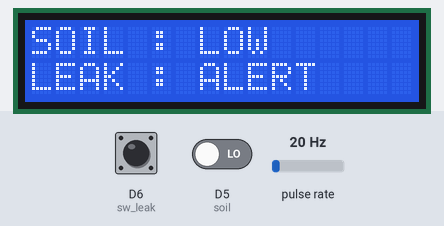
A sketch run on a simulated ESP8266 (NodeMCU). Parts: 16×2 character LCD. Wiring (inferred from the names in the program): pulse sensor: data D4. The inputs (shaded band) are chosen by the test bench; at power-on: D6 (sw_leak) LOW, D5 (soil) LOW, pulse rate 20 Hz. WiFi joins after 1.5 s; servers stay silent unless stated; what the sketch prints to the serial monitor is not drawn.

Above: at 3.0 s.
3.1 s: D6 (sw_leak) pulled HIGH for 3.2 s
At 7.4 s:
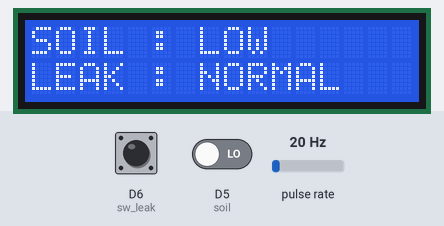
15.5 s: D5 (soil) driven HIGH
At 19.7 s:
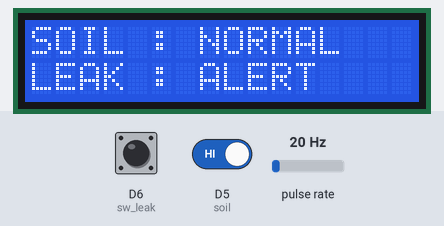
24.7 s: D6 (sw_leak) pulled HIGH for 3.2 s
At 27.2 s:
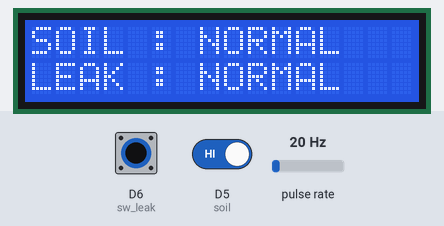
30.3 s: pulse rate (sensor on D4) set to 4 Hz
At 33.5 s:
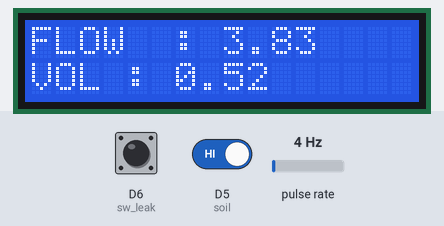
36.6 s: pulse rate (sensor on D4) set to 50 Hz
At 42.1 s:
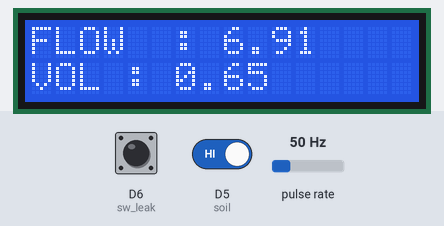
44.7 s: D5 (soil) driven LOW
At 54.4 s:
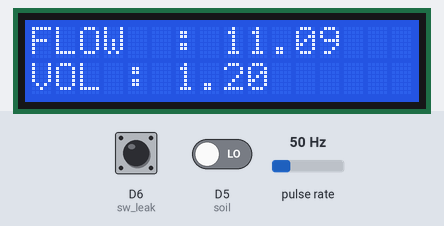
Timing chart, 0 to 54.9 s (numbered marks = the images above; inputs shaded):
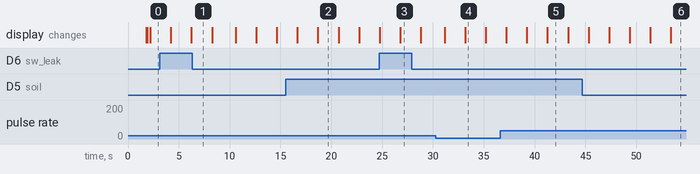

Measured:
- after the input at 3.1 s, the display: first differs from a run without the input after 3.1 s (image 1)
- after the input at 15.5 s, the display: first differs from a run without the input after 3.2 s (image 2)
- after the input at 24.7 s, the display: first differs from a run without the input after 2.1 s (image 3)
- after the input at 44.7 s, the display: first differs from a run without the input after 2.6 s (image 6 shows a later state)
- what the display in image 2 shows lasts 2.0 s, from 18.7 s to 20.7 s

The sketch:

Sir_Code.ino
```cpp
#define BLYNK_TEMPLATE_ID "TMPL3bdpQNZjt"
#define BLYNK_TEMPLATE_NAME "WaterMeter"
#define BLYNK_AUTH_TOKEN "P95h_5bU6qCSRwFUqFi11IgffeeYjn3G"

#ifdef ESP32
 #include <WiFi.h>
 #include <BlynkSimpleEsp32.h>
#else
 #include <ESP8266WiFi.h>
 #include <BlynkSimpleEsp8266.h>
#endif

// #define BLYNK_MAX_SENDBYTES 128
#define BLYNK_PRINT Serial

char auth[] = "P95h_5bU6qCSRwFUqFi11IgffeeYjn3G";
char ssid[] = "project02";
char pass[] = "project02";

#include <WiFiClientSecure.h>
#include <UniversalTelegramBot.h>

#define BOTtoken "7151261608:AAFfcpbsUJ_U4-mzVYXSqk_EdOdU2Or72R8"
#define CHAT_ID "7084901954"
// #define BOTtoken "7151261608:AAFfcpbsUJ_U4-mzVYXSqk_EdOdU2Or72R8"
// #define CHAT_ID "7084901954"

X509List cert(TELEGRAM_CERTIFICATE_ROOT);
WiFiClientSecure client;
UniversalTelegramBot bot(BOTtoken, client);

#include<LiquidCrystal_I2C.h>
LiquidCrystal_I2C lcd(0x27,16,2);

#define soil D5
int soil_sense;
String soil_status=" ";

#define sw_leak D6
int leak_sense;
String leak_status=" ";

// #define LED_BUILTIN 16
#define SENSOR  2

#define sw 23

int i=0;
long currentMillis = 0;
long previousMillis = 0;
int interval = 1000;
boolean ledState = LOW;
float calibrationFactor = 4.5;
volatile byte pulseCount;
byte pulse1Sec = 0;
float flowRate;
unsigned long flowMilliLitres;
unsigned int totalMilliLitres;
float flowLitres;
float totalLitres;

void IRAM_ATTR pulseCounter()
{
  pulseCount++;
}

void setup()
{
  Serial.begin(115200);
  client.setTrustAnchors(&cert);

  pinMode(soil,INPUT);

  pinMode(sw,INPUT_PULLUP);

  pinMode(LED_BUILTIN, OUTPUT);
  pinMode(SENSOR, INPUT_PULLUP);
  WiFi.mode(WIFI_STA);
  WiFi.begin(ssid, pass);

  while (WiFi.status() != WL_CONNECTED)
  {
    delay(500);
    Serial.print(".");
  }
  Serial.println("");
  Serial.println("WiFi connected");

  Blynk.config(auth);

  bot.sendMessage(CHAT_ID, "kit ready");

  lcd.init();
  lcd.backlight();

  lcd.clear();
  lcd.print("READY");

  pulseCount = 0;
  flowRate = 0.0;
  flowMilliLitres = 0;
  totalMilliLitres = 0;
  previousMillis = 0;

  attachInterrupt(digitalPinToInterrupt(SENSOR), pulseCounter, FALLING);
}

void loop()
{
  leak_sense=digitalRead(sw_leak);
  leak_sense=1-leak_sense;

  if(leak_sense==1)
  {
    i = i+1;
    Serial.println("leak detected");
    if(i==1)
    {
      bot.sendMessage(CHAT_ID,"leak detected");
    }
    leak_status="ALERT";
  }
  else
  {
    i=0;
    Serial.println("Normal");
    leak_status="NORMAL";
  }

  soil_sense=digitalRead(soil);
  soil_sense=1-soil_sense;

  if(soil_sense==1)
  {
    soil_status="LOW";
  }
  else
  {
    soil_status="NORMAL";
  }

  currentMillis = millis();
  if (currentMillis - previousMillis > interval)
  {

    pulse1Sec = pulseCount;
    pulseCount = 0;
    flowRate = ((1000.0 / (millis() - previousMillis)) * pulse1Sec) / calibrationFactor;
    previousMillis = millis();
    flowMilliLitres = (flowRate / 60) * 1000;
    flowLitres = (flowRate / 60);
    totalMilliLitres += flowMilliLitres;
    totalLitres += flowLitres;
    Serial.print("Flow rate: ");
    Serial.print(float(flowRate));
    Serial.print("L/min");
    Serial.print("\t");

    Serial.print("Output Liquid Quantity: ");
    Serial.print(totalMilliLitres);
    Serial.print("mL / ");
    Serial.print(totalLitres);
    Serial.println("L");
  }

  lcd.clear();
  lcd.print("SOIL : ");lcd.print(soil_status);
  lcd.setCursor(0,1);
  lcd.print("LEAK : ");lcd.print(leak_status);
  delay(2000);
  lcd.clear();
  lcd.print("FLOW  : ");lcd.print(float(flowRate));
  lcd.setCursor(0,1);
  lcd.print("VOL : ");lcd.print(totalLitres);
  delay(2000);
}
```
